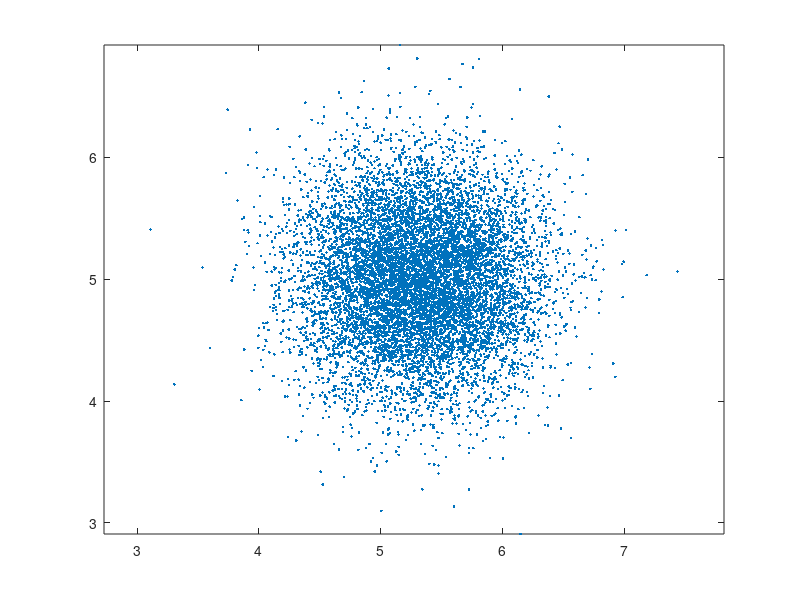

Write MATLAB code to recreate this figure.
koo = load('dat.txt');

x = koo(:,1);
y = koo(:,2);

std = 0.5;

nofl = 10000;

nofmol = size(x,1);

in = 1;
for i=1:nofmol
    for j=1:nofl
       xloc(in) = x(i) + std*randn() ;
       yloc(in) = y(i) + std*randn() ;
       in = in + 1;
    end
end

figure(1)
plot(xloc,yloc,'.');
axis equal

simdata = fopen('simdata.dat','w');

for i=1:nofmol*nofl
    fprintf(simdata,'%6.5f \t %6.5f \t %6.5f \t %6.5f \t %6.5f \t %6.5f \t %6.5f \t %6.5f \n',xloc(i),yloc(i),i,1000,1000,0,1,1);
end
